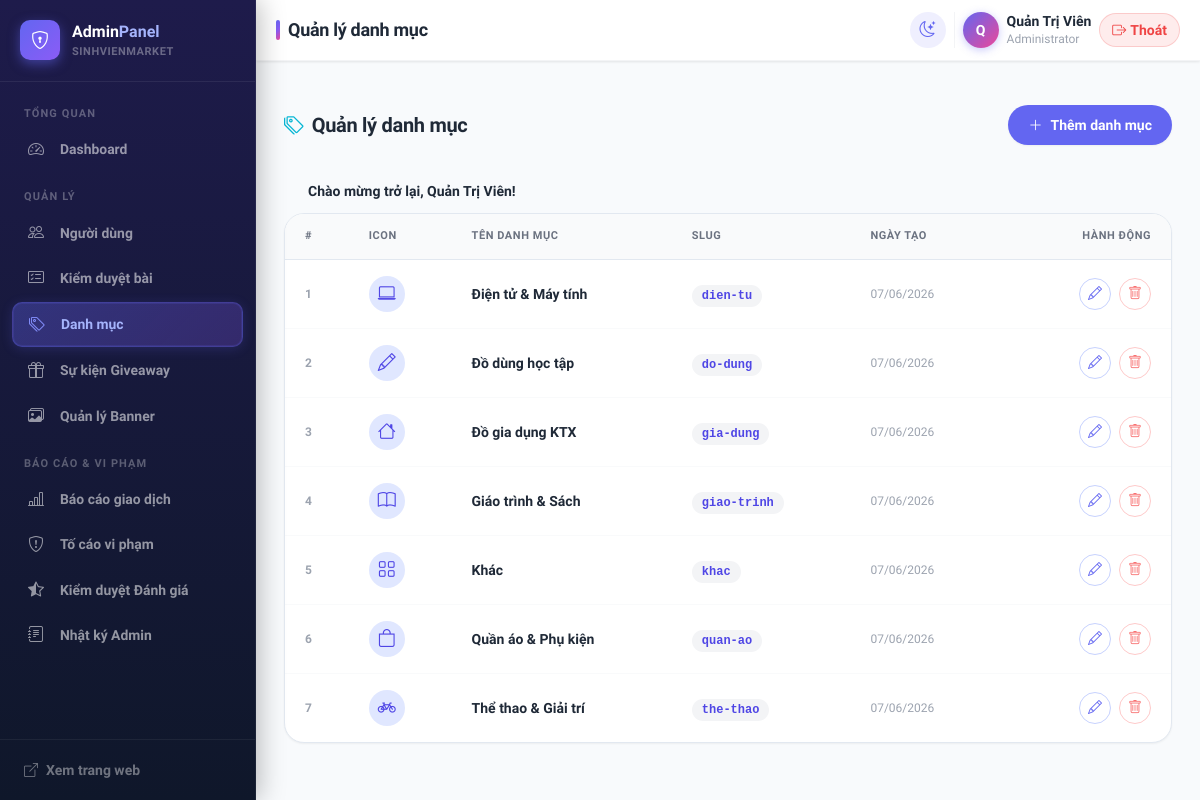
The app's page /admin/categories (signed in) with its own data.
### tables this page shows
CREATE TABLE `categories` (
    `id`         INT UNSIGNED NOT NULL AUTO_INCREMENT,
    `name`       VARCHAR(100) NOT NULL COMMENT 'Tên danh mục',
    `slug`       VARCHAR(120) NOT NULL COMMENT 'URL-friendly name',
    `icon`       VARCHAR(60)  DEFAULT NULL COMMENT 'Bootstrap Icon class, VD: bi-book',
    `created_at` TIMESTAMP NOT NULL DEFAULT CURRENT_TIMESTAMP,
    PRIMARY KEY (`id`),
    UNIQUE KEY `uq_slug` (`slug`)
);

### app/controllers/AdminProductController.php (called while the page is built, shortened)
<?php
class AdminProductController extends Controller
{
    private Category $categoryModel;
    public function __construct()
    {
        $this->categoryModel = new Category();
    }
    public function categories(): void
    {
        $categories = $this->categoryModel->all();
        $this->render('admin/categories', [
            'title' => 'Quản lý danh mục',
            'categories' => $categories,
            'csrf' => $this->csrfToken()
        ], 'admin');
    }
}

### core/Router.php (called while the page is built, shortened)
<?php
class Router
{
    private array $routes = [];
    public function get(string $path, string $controller, string $action): void
    {
        $this->routes['GET'][$path] = compact('controller', 'action');
    }
    public function post(string $path, string $controller, string $action): void
    {
        $this->routes['POST'][$path] = compact('controller', 'action');
    }
    public function dispatch(): void
    {
        $method = $_SERVER['REQUEST_METHOD'];
        $url    = $this->parseUrl();
        $route = $this->findRoute($method, $url);
        $action          = $route['action'];
        $controller = new $controllerClass();
        $controller->$action();
    }
    private function parseUrl(): string
    {
        $url = $_GET['url'] ?? '';
        $url = strtok($url, '?');
        $url = trim($url, '/');
        $url = preg_replace('/[^a-zA-Z0-9\-_\/]/', '', $url);
        return $url;
    }
    private function findRoute(string $method, string $url): ?array
    {
        if (isset($this->routes[$method][$url])) {
            return $this->routes[$method][$url];
        }
        return null;
    }
}

### index.php (called while the page is built, shortened)
<?php
spl_autoload_register(function (string $class): void {
    $prefixes = [
        'App\\Controllers\\' => APP_PATH . '/controllers/',
        'App\\Models\\'      => APP_PATH . '/models/',
        'App\\Services\\'    => APP_PATH . '/services/',
        'Core\\'             => CORE_PATH . '/',
        'Config\\'           => CONFIG_PATH . '/',
    ];
    foreach ($prefixes as $prefix => $baseDir) {
        if (str_starts_with($class, $prefix)) {
            $relative = str_replace('\\', '/', substr($class, strlen($prefix)));
            $file = $baseDir . $relative . '.php';
            if (file_exists($file)) {
                return;
            }
        }
    }
});
$router = new Router();
$router->get('', 'Home', 'index');
$router->get('login-role', 'Auth', 'loginRole');
$router->get('login', 'Auth', 'loginForm');
$router->post('login', 'Auth', 'login');
$router->get('admin-login', 'Auth', 'adminLoginForm');
$router->post('admin-login', 'Auth', 'adminLogin');
$router->get('register', 'Auth', 'registerForm');
$router->post('register', 'Auth', 'register');
$router->get('logout', 'Auth', 'logout');
$router->get('account-locked', 'Auth', 'accountLocked');
$router->get('verify-otp', 'Otp', 'verifyOtpForm');
$router->post('verify-otp', 'Otp', 'verifyOtp');
$router->get('resend-otp', 'Otp', 'resendOtp');
$router->get('forgot-password', 'PasswordReset', 'forgotPasswordForm');
$router->post('forgot-password', 'PasswordReset', 'forgotPassword');
$router->get('reset-password', 'PasswordReset', 'resetPasswordForm');
$router->post('reset-password', 'PasswordReset', 'resetPassword');
$router->get('auth/google',          'GoogleAuth', 'redirectToGoogle');
$router->get('auth/google/callback', 'GoogleAuth', 'callback');
$router->get('rewards',        'Coin', 'index');
$router->post('coins/checkin', 'Coin', 'checkIn');
$router->post('coins/bump',    'Coin', 'bump');
$router->get('leaderboard', 'Leaderboard', 'index');
$router->get('dashboard', 'Home', 'dashboard');
$router->get('profile', 'Profile', 'show');
$router->post('profile/update', 'Profile', 'update');
$router->post('profile/password', 'Profile', 'changePassword');
$router->post('profile/avatar', 'Profile', 'uploadAvatar');
$router->post('profile/bank', 'Profile', 'saveBankAccount');
$router->get('products', 'Product', 'index');
$router->get('products/create', 'Product', 'createForm');
$router->post('products/create', 'Product', 'create');
$router->post('products/suggest-price', 'Product', 'suggestPrice');
$router->get('products/show', 'Product', 'show');
$router->get('products/image', 'Product', 'image');
$router->get('products/my', 'Product', 'myProducts');
$router->post('products/delete', 'Product', 'delete');
$router->post('transactions/checkout', 'Transaction', 'checkout');
$router->get('transactions/bank', 'Transaction', 'bank');
$router->post('transactions/bank-confirm', 'Transaction', 'bankConfirm');
$router->post('transactions/bank-received', 'Transaction', 'bankReceived');
$router->get('transactions/zalopay', 'Transaction', 'zalopay');
$router->get('transactions/zalopay-return', 'Transaction', 'zalopayReturn');
$router->post('transactions/zalopay-ipn', 'Transaction', 'zalopayIpn');
$router->get('transactions/momo', 'Transaction', 'momo');
$router->get('transactions/momo-return', 'Transaction', 'momoReturn');
$router->post('transactions/momo-ipn', 'Transaction', 'momoIpn');
$router->get('transactions/history', 'Transaction', 'history');
$router->post('transactions/update-status', 'Transaction', 'updateStatus');
$router->get('api/products/search', 'Product', 'apiSearch');
$router->get('api/auction/price', 'Auction', 'apiPrice');
$router->get('admin', 'Admin', 'dashboard');
$router->get('admin/users', 'AdminUser', 'users');
$router->get('admin/users/detail', 'AdminUser', 'userDetail');
$router->post('admin/users/toggle', 'AdminUser', 'toggleUser');
$router->post('admin/users/strike', 'AdminUser', 'strikeUser');
$router->get('admin/users/violations', 'AdminUser', 'userViolations');
$router->get('admin/products', 'AdminProduct', 'products');
$router->post('admin/products/approve', 'AdminProduct', 'approveProduct');
$router->post('admin/products/reject', 'AdminProduct', 'rejectProduct');
$router->post('admin/products/delete', 'AdminProduct', 'deleteProduct');
$router->get('admin/categories', 'AdminProduct', 'categories');
$router->post('admin/categories/store', 'AdminProduct', 'storeCategory');
$router->post('admin/categories/update', 'AdminProduct', 'updateCategory');
$router->post('admin/categories/delete', 'AdminProduct', 'deleteCategory');
$router->get('banners/image', 'AdminProduct', 'bannerImage');
$router->get('admin/banners', 'AdminProduct', 'banners');
$router->post('admin/banners/store', 'AdminProduct', 'storeBanner');
$router->post('admin/banners/update', 'AdminProduct', 'updateBanner');
$router->post('admin/banners/toggle', 'AdminProduct', 'toggleBanner');
$router->post('admin/banners/delete', 'AdminProduct', 'deleteBanner');
$router->get('admin/reports', 'AdminReport', 'reports');
$router->get('admin/system-reports', 'AdminReport', 'systemReports');
$router->post('admin/system-reports/resolve', 'AdminReport', 'resolveReport');
$router->get('admin/audit-log', 'Admin', 'auditLog');
$router->get('admin/export', 'Admin', 'exportData');
$router->get('admin/ratings', 'AdminReport', 'ratings');
$router->post('admin/ratings/toggle', 'AdminReport', 'toggleRating');
$router->get('admin/giveaways', 'AdminGiveaway', 'giveaways');
$router->post('admin/giveaways/store', 'AdminGiveaway', 'storeGiveaway');
$router->get('admin/giveaway_spin', 'AdminGiveaway', 'spinGiveaway');
$router->post('admin/giveaway_spin_api', 'AdminGiveaway', 'spinGiveawayApi');
$router->post('api/giveaways/join', 'Giveaway', 'join');
$router->get('chat', 'Chat', 'index');
$router->get('chat/show', 'Chat', 'show');
$router->post('chat/start', 'Chat', 'start');
$router->post('chat/send', 'Chat', 'send');
$router->get('chat/poll', 'Chat', 'apiPoll');
$router->get('api/chat/unread', 'Chat', 'apiUnreadCount');
$router->post('api/chat/send', 'Chat', 'send');
$router->get('api/chat/poll', 'Chat', 'apiPoll');
$router->post('api/chat/offer', 'Chat', 'sendOffer');
$router->post('api/chat/offer/respond', 'Chat', 'respondOffer');
$router->get('notifications', 'Notification', 'index');
$router->get('api/notifications/unread', 'Notification', 'apiUnread');
$router->post('notifications/mark-read', 'Notification', 'markRead');
$router->post('ratings/create', 'Rating', 'create');
$router->get('users/profile', 'Rating', 'profile');
$router->post('reports/store', 'Report', 'store');
$router->post('wishlist/toggle', 'Wishlist', 'toggle');
$router->get('wishlist', 'Wishlist', 'index');
$router->dispatch();

### config/Database.php (called while the page is built, shortened)
<?php
class Database
{
    private static ?\PDO $instance = null;
    public static function getInstance(): \PDO
    {
        if (self::$instance !== null) {
            return self::$instance;
        }
        $host    = getenv('MYSQLHOST')     ?: (getenv('DB_HOST') ?: '127.0.0.1');
        $port    = getenv('MYSQLPORT')     ?: (getenv('DB_PORT') ?: '3306');
        $dbName  = getenv('MYSQLDATABASE') ?: (getenv('DB_NAME') ?: 'sinhvien_market');
        $user    = getenv('MYSQLUSER')     ?: (getenv('DB_USER') ?: 'root');
        $pass    = getenv('MYSQLPASSWORD') ?: (getenv('DB_PASS') ?: '');
        $dsn = "mysql:host={$host};port={$port};dbname={$dbName};charset=utf8mb4";
        $options = [
            \PDO::ATTR_ERRMODE            => \PDO::ERRMODE_EXCEPTION,
            \PDO::ATTR_DEFAULT_FETCH_MODE => \PDO::FETCH_ASSOC,
            \PDO::ATTR_EMULATE_PREPARES   => false,
        ];
        try {
            self::$instance = new \PDO($dsn, $user, $pass, $options);
        } catch (\PDOException $e) {
            $debug = ($_ENV['APP_DEBUG'] ?? 'false') === 'true';
            if ($debug) {
                die('<h1>Lỗi kết nối Database</h1><pre>' . $e->getMessage() . '</pre>
                     <p>Đảm bảo Laragon đang chạy và thông tin trong .env chính xác.</p>');
            } else {
                die('<h1>Lỗi hệ thống</h1><p>Không thể kết nối cơ sở dữ liệu.</p>');
            }
        }
        return self::$instance;
    }
}

### core/Model.php (called while the page is built, shortened)
<?php
abstract class Model
{
    protected \PDO $db;
    public function __construct()
    {
        $this->db = Database::getInstance();
    }
    protected function query(string $sql, array $params = []): array
    {
        $stmt = $this->db->prepare($sql);
        $stmt->execute($params);
        return $stmt->fetchAll();
    }
}

### app/models/Category.php (called while the page is built, shortened)
<?php
class Category extends Model
{
    public function all(): array
    {
        return $this->query('SELECT * FROM categories ORDER BY name ASC');
    }
}

### app/views/admin/categories.php (the view, shortened to what this page needs)
<?php
$appUrl = rtrim($_ENV['APP_URL'] ?? '', '/');
?>
<div class="font-sans antialiased text-gray-800 dark:text-dark-text">
  <div class="flex flex-col sm:flex-row sm:items-center justify-between gap-4 mb-6">
    <h4 class="text-xl font-extrabold text-gray-800 dark:text-dark-text flex items-center gap-2 m-0">
      <i class="bi bi-tags text-cyan-500"></i>Quản lý danh mục
    </h4>
    <button onclick="openModal('addModal')"
            class="inline-flex items-center gap-2 px-5 py-2.5 rounded-full bg-primary text-white font-bold text-sm hover:brightness-110 hover:-translate-y-0.5 hover:shadow-md transition-all border-0 cursor-pointer shadow-sm">
      <i class="bi bi-plus-lg"></i>Thêm danh mục
    </button>
  </div>
  <?= Flash::render() ?>
  <div class="bg-white dark:bg-dark-card rounded-[20px] border border-light-border dark:border-dark-border overflow-hidden shadow-sm animate-[fadeInUp_0.4s_ease-out_both]">
    <div class="overflow-x-auto">
      <table class="w-full text-left border-collapse min-w-[600px]">
        <thead>
          <tr class="bg-gray-50 dark:bg-dark-2 border-b border-light-border dark:border-dark-border text-[11px] font-bold text-gray-500 uppercase tracking-wider">
            <th class="py-3.5 px-5">#</th>
            <th class="py-3.5 px-5">Icon</th>
            <th class="py-3.5 px-5">Tên danh mục</th>
            <th class="py-3.5 px-5">Slug</th>
            <th class="py-3.5 px-5">Ngày tạo</th>
            <th class="py-3.5 px-5 text-right" style="width:180px">Hành động</th>
          </tr>
        </thead>
        <tbody class="divide-y divide-gray-50 dark:divide-dark-border">
          <?php foreach ($categories as $i => $cat): ?>
            <tr class="hover:bg-gray-50/50 dark:hover:bg-dark-2/50 transition-colors">
              <td class="py-4 px-5 text-xs font-bold text-gray-400"><?= $i + 1 ?></td>
              <td class="py-4 px-5">
                <div class="w-9 h-9 rounded-xl bg-indigo-100 dark:bg-indigo-500/20 flex items-center justify-center">
                  <i class="bi <?= htmlspecialchars($cat['icon'] ?? 'bi-tag', ENT_QUOTES) ?> text-indigo-600 dark:text-indigo-400 text-lg"></i>
                </div>
              </td>
              <td class="py-4 px-5 font-bold text-sm text-gray-800 dark:text-dark-text"><?= htmlspecialchars($cat['name'], ENT_QUOTES) ?></td>
              <td class="py-4 px-5">
                <code class="text-xs font-mono font-bold bg-gray-100 dark:bg-dark-2 text-indigo-600 dark:text-indigo-400 px-2.5 py-1 rounded-lg">
                  <?= htmlspecialchars($cat['slug'], ENT_QUOTES) ?>
                </code>
              </td>
              <td class="py-4 px-5 text-xs font-medium text-gray-400 whitespace-nowrap"><?= date('d/m/Y', strtotime($cat['created_at'])) ?></td>
              <td class="py-4 px-5">
                <div class="flex items-center justify-end gap-2">
                  <button onclick="openModal('editModal<?= $cat['id'] ?>')"
                          class="inline-flex items-center justify-center w-8 h-8 rounded-lg border border-indigo-200 dark:border-indigo-800 text-indigo-500 hover:bg-indigo-500 hover:text-white hover:border-indigo-500 transition-all bg-transparent cursor-pointer" title="Sửa">
                    <i class="bi bi-pencil text-sm"></i>
                  </button>
                  <form method="POST" action="<?= $appUrl ?>/admin/categories/delete" class="m-0"
                        onsubmit="return confirm('Xóa danh mục «<?= htmlspecialchars($cat['name'], ENT_QUOTES) ?>»?\nDanh mục có sản phẩm sẽ không xóa được.')">
                    <button class="inline-flex items-center justify-center w-8 h-8 rounded-lg border border-red-200 dark:border-red-800 text-red-400 hover:bg-red-500 hover:text-white hover:border-red-500 transition-all bg-transparent cursor-pointer" title="Xóa">
                      <i class="bi bi-trash text-sm"></i>
                    </button>
                  </form>
                </div>
              </td>
            </tr>
          <?php endforeach; ?>
        </tbody>
      </table>
    </div>
  </div>
</div>

### records on screen
categories: name "Điện tử & Máy tính", slug "dien-tu", created_at "07/06/2026"
categories: name "Đồ dùng học tập", slug "do-dung", created_at "07/06/2026"
categories: name "Đồ gia dụng KTX", slug "gia-dung", created_at "07/06/2026"
categories: name "Giáo trình & Sách", slug "giao-trinh", created_at "07/06/2026"
categories: name "Khác", slug "khac", created_at "07/06/2026"
categories: name "Quần áo & Phụ kiện", slug "quan-ao", created_at "07/06/2026"
categories: name "Thể thao & Giải trí", slug "the-thao", created_at "07/06/2026"

### other values on screen
$title "Quản lý danh mục"
mb_strtoupper(mb_substr($user['name'] ?? 'A', 0, 1)) "Q"
$user['name'] "Quản Trị Viên"
$message "Chào mừng trở lại, Quản Trị Viên!"
